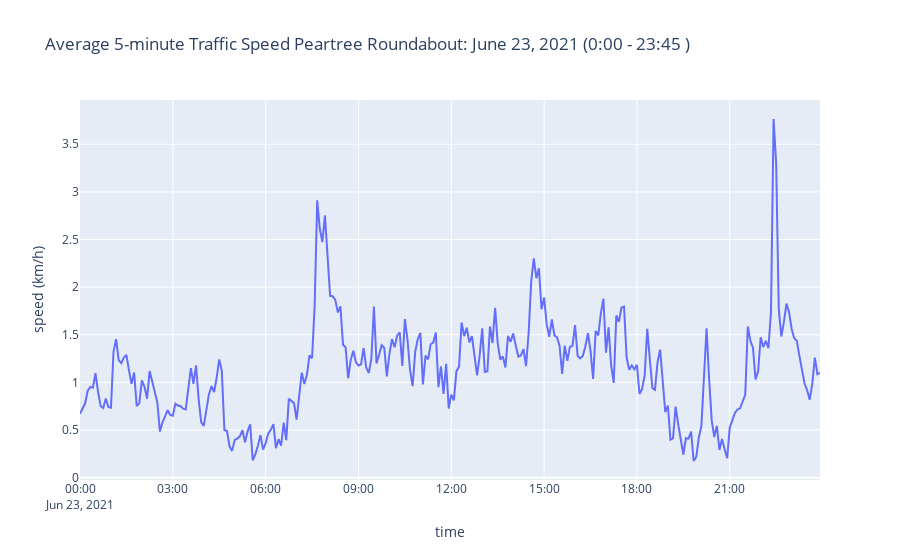

Notebook cell for this chart:
### Code cell
px.line(x=time,y=jf, title="Average 5-minute Traffic Speed Peartree Roundabout: June 23, 2021 (0:00 - 23:45 )", labels={"x":"time","y":"speed (km/h)"})

### Figure 1 — Plotly figure (JSON) as saved in the notebook; plotly's stock layout.template omitted (floating-point values rounded to 4 significant figures; data arrays with more than 128 entries replaced by an {"elided": "..."} marker saying what was removed)
{"data": [{"hovertemplate": "time=%{x}<br>speed (km/h)=%{y}<extra></extra>", "legendgroup": "", "line": {"color": "#636efa", "dash": "solid"}, "mode": "lines", "name": "", "orientation": "v", "showlegend": false, "type": "scatter", "x": {"elided": "288 str values"}, "xaxis": "x", "y": {"elided": "288 float values"}, "yaxis": "y"}], "layout": {"legend": {"tracegroupgap": 0}, "title": {"text": "Average 5-minute Traffic Speed Peartree Roundabout: June 23, 2021 (0:00 - 23:45 )"}, "xaxis": {"anchor": "y", "domain": [0, 1], "title": {"text": "time"}}, "yaxis": {"anchor": "x", "domain": [0, 1], "title": {"text": "speed (km/h)"}}}}
